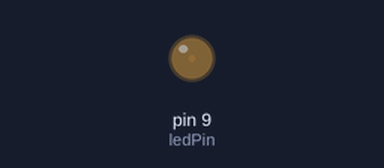
A sketch run on a simulated Arduino Uno, built with avr-gcc and run on an emulated ATmega328P. Shown: output pins drawn as LEDs (lit = HIGH).

Above: at 0.05 s.
At 3.45 s:
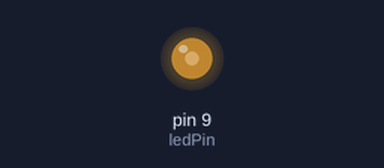
At 6.95 s:
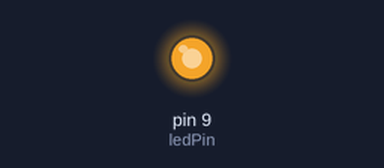
At 13.85 s:
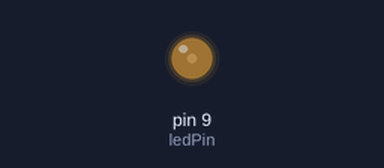
Timing chart, 0 to 19.9 s (numbered marks = the images above):
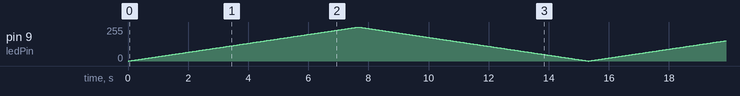

The sketch:

lesson_2.2_pwm.ino
```cpp
//***********************************************************
/*
 keyestudio 4wd BT Car
 lesson 2.2
 pwm
 http://www.keyestudio.com
*/
int ledPin = 9; // Define the LED pin at D9
void setup () {
   pinMode(ledPin, OUTPUT); // initialize ledpin as an output.
}

void loop () {
   for (int value = 0; value <255; value = value + 1) {
     analogWrite (ledPin, value); // LED lights gradually light up
     delay (30); // delay 30MS
   }
   for (int value = 255; value> 0; value = value-1) {
     analogWrite (ledPin, value); // LED gradually goes out
     delay (30); // delay 30MS
   }
}
//***********************************************************
```
